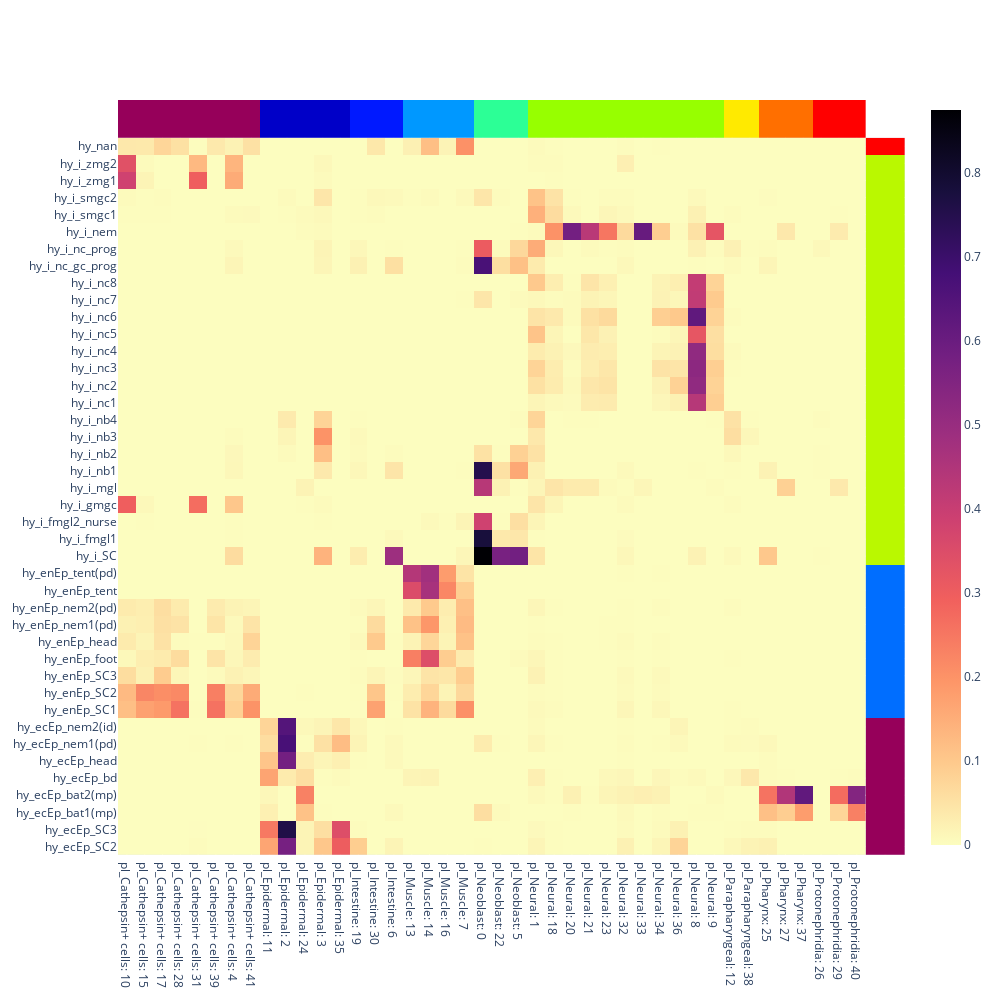

Here is the notebook cell this chart was saved with:
### Markdown cell above
We can make the same plot in interactive form. Unfortunately, the interactive version is a bit more
finicky with color usage, so for now I'll let `plotly` choose the colors, but any `plotly` wizards
out there are welcome to improve this. Right now hovering over a point will show the cluster names
and SAMap score; hovering over the colored bars at the margins should show the coarse cluster.

### Code cell
plot_overview(
    sm,
    hypl,
    "hy",
    "pl",
    query_clustering="Cluster",
    target_clustering="cluster",
    query_coarse="coarse",
    target_coarse="coarse",
    figsize=(10, 10),
    interactive=True,
    dpi=100,
    save="hypl",
)

### Figure 1 — Plotly figure (JSON) as saved in the notebook; plotly's stock layout.template omitted (floating-point values rounded to 4 significant figures; data arrays with more than 128 entries replaced by an {"elided": "..."} marker saying what was removed)
{"data": [{"colorscale": [[0, "#fcfdbf"], [0.1111, "#feca8d"], [0.2222, "#fd9668"], [0.3333, "#f1605d"], [0.4444, "#cd4071"], [0.5556, "#9e2f7f"], [0.6667, "#721f81"], [0.7778, "#440f76"], [0.8889, "#180f3d"], [1, "#000004"]], "type": "heatmap", "x": ["pl_Cathepsin+ cells: 10", "pl_Cathepsin+ cells: 15", "pl_Cathepsin+ cells: 17", "pl_Cathepsin+ cells: 28", "pl_Cathepsin+ cells: 31", "pl_Cathepsin+ cells: 39", "pl_Cathepsin+ cells: 4", "pl_Cathepsin+ cells: 41", "pl_Epidermal: 11", "pl_Epidermal: 2", "pl_Epidermal: 24", "pl_Epidermal: 3", "pl_Epidermal: 35", "pl_Intestine: 19", "pl_Intestine: 30", "pl_Intestine: 6", "pl_Muscle: 13", "pl_Muscle: 14", "pl_Muscle: 16", "pl_Muscle: 7", "pl_Neoblast: 0", "pl_Neoblast: 22", "pl_Neoblast: 5", "pl_Neural: 1", "pl_Neural: 18", "pl_Neural: 20", "pl_Neural: 21", "pl_Neural: 23", "pl_Neural: 32", "pl_Neural: 33", "pl_Neural: 34", "pl_Neural: 36", "pl_Neural: 8", "pl_Neural: 9", "pl_Parapharyngeal: 12", "pl_Parapharyngeal: 38", "pl_Pharynx: 25", "pl_Pharynx: 27", "pl_Pharynx: 37", "pl_Protonephridia: 26", "pl_Protonephridia: 29", "pl_Protonephridia: 40"], "y": ["hy_ecEp_SC2", "hy_ecEp_SC3", "hy_ecEp_bat1(mp)", "hy_ecEp_bat2(mp)", "hy_ecEp_bd", "hy_ecEp_head", "hy_ecEp_nem1(pd)", "hy_ecEp_nem2(id)", "hy_enEp_SC1", "hy_enEp_SC2", "hy_enEp_SC3", "hy_enEp_foot", "hy_enEp_head", "hy_enEp_nem1(pd)", "hy_enEp_nem2(pd)", "hy_enEp_tent", "hy_enEp_tent(pd)", "hy_i_SC", "hy_i_fmgl1", "hy_i_fmgl2_nurse", "hy_i_gmgc", "hy_i_mgl", "hy_i_nb1", "hy_i_nb2", "hy_i_nb3", "hy_i_nb4", "hy_i_nc1", "hy_i_nc2", "hy_i_nc3", "hy_i_nc4", "hy_i_nc5", "hy_i_nc6", "hy_i_nc7", "hy_i_nc8", "hy_i_nc_gc_prog", "hy_i_nc_prog", "hy_i_nem", "hy_i_smgc1", "hy_i_smgc2", "hy_i_zmg1", "hy_i_zmg2", "hy_nan"], "z": {"elided": "42x42 float values"}}, {"colorscale": [[0, "rgb(150,0,90)"], [0.125, "rgb(0,0,200)"], [0.25, "rgb(0,25,255)"], [0.375, "rgb(0,152,255)"], [0.5, "rgb(44,255,150)"], [0.625, "rgb(151,255,0)"], [0.75, "rgb(255,234,0)"], [0.875, "rgb(255,111,0)"], [1, "rgb(255,0,0)"]], "hoverinfo": "text", "showscale": false, "text": [["#1f77b4"], ["#1f77b4"], ["#1f77b4"], ["#1f77b4"], ["#1f77b4"], ["#1f77b4"], ["#1f77b4"], ["#1f77b4"], ["#ff7f0e"], ["#ff7f0e"], ["#ff7f0e"], ["#ff7f0e"], ["#ff7f0e"], ["#ff7f0e"], ["#ff7f0e"], ["#ff7f0e"], ["#ff7f0e"], ["#2ca02c"], ["#2ca02c"], ["#2ca02c"], ["#2ca02c"], ["#2ca02c"], ["#2ca02c"], ["#2ca02c"], ["#2ca02c"], ["#2ca02c"], ["#2ca02c"], ["#2ca02c"], ["#2ca02c"], ["#2ca02c"], ["#2ca02c"], ["#2ca02c"], ["#2ca02c"], ["#2ca02c"], ["#2ca02c"], ["#2ca02c"], ["#2ca02c"], ["#2ca02c"], ["#2ca02c"], ["#2ca02c"], ["#2ca02c"], ["#d62728"]], "type": "heatmap", "xaxis": "x2", "yaxis": "y", "z": [[0], [0], [0], [0], [0], [0], [0], [0], [1], [1], [1], [1], [1], [1], [1], [1], [1], [2], [2], [2], [2], [2], [2], [2], [2], [2], [2], [2], [2], [2], [2], [2], [2], [2], [2], [2], [2], [2], [2], [2], [2], [3]]}, {"colorscale": [[0, "rgb(150,0,90)"], [0.125, "rgb(0,0,200)"], [0.25, "rgb(0,25,255)"], [0.375, "rgb(0,152,255)"], [0.5, "rgb(44,255,150)"], [0.625, "rgb(151,255,0)"], [0.75, "rgb(255,234,0)"], [0.875, "rgb(255,111,0)"], [1, "rgb(255,0,0)"]], "hoverinfo": "text", "showscale": false, "text": [["#1f77b4", "#1f77b4", "#1f77b4", "#1f77b4", "#1f77b4", "#1f77b4", "#1f77b4", "#1f77b4", "#ff7f0e", "#ff7f0e", "#ff7f0e", "#ff7f0e", "#ff7f0e", "#2ca02c", "#2ca02c", "#2ca02c", "#d62728", "#d62728", "#d62728", "#d62728", "#9467bd", "#9467bd", "#9467bd", "#8c564b", "#8c564b", "#8c564b", "#8c564b", "#8c564b", "#8c564b", "#8c564b", "#8c564b", "#8c564b", "#8c564b", "#8c564b", "#e377c2", "#e377c2", "#7f7f7f", "#7f7f7f", "#7f7f7f", "#bcbd22", "#bcbd22", "#bcbd22"]], "type": "heatmap", "xaxis": "x", "yaxis": "y2", "z": [[0, 0, 0, 0, 0, 0, 0, 0, 1, 1, 1, 1, 1, 2, 2, 2, 3, 3, 3, 3, 4, 4, 4, 5, 5, 5, 5, 5, 5, 5, 5, 5, 5, 5, 6, 6, 7, 7, 7, 8, 8, 8]]}], "layout": {"height": 1000, "width": 1000, "xaxis": {"domain": [0, 0.95]}, "xaxis2": {"domain": [0.95, 1], "showticklabels": false}, "yaxis": {"domain": [0, 0.95]}, "yaxis2": {"domain": [0.95, 1], "showticklabels": false}}}
